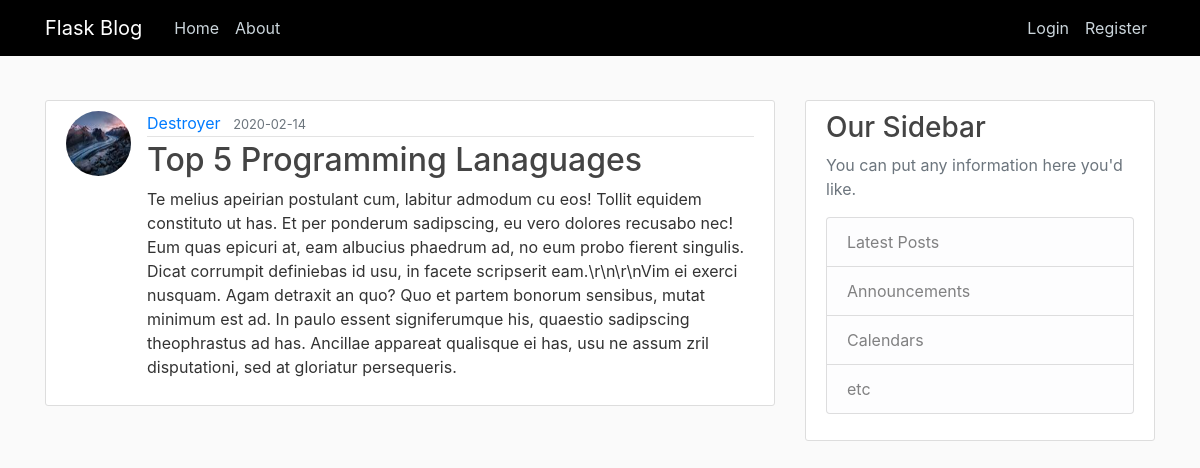
Screenshot of /post/2 with the database file from the repository.
### flaskblog/models.py (models this page shows, shortened)
class User(db.Model, UserMixin):
    id = db.Column(db.Integer, primary_key=True)
    username = db.Column(db.String(20), unique=True, nullable=False)
    email = db.Column(db.String(120), unique=True, nullable=False)
    image_file = db.Column(db.String(20), nullable=False, default='default.jpg')
    password = db.Column(db.String(60), nullable=False)
    posts = db.relationship('Post', backref='author', lazy=True)

class Post(db.Model):
    id = db.Column(db.Integer, primary_key=True)
    title = db.Column(db.String(100), nullable=False)
    date_posted = db.Column(db.DateTime, nullable=False, default=datetime.utcnow)
    content = db.Column(db.Text, nullable=False)
    user_id = db.Column(db.Integer, db.ForeignKey('user.id'), nullable=False)

### flaskblog/routes.py (the view)
@app.route("/post/<int:post_id>", methods=["GET"])
def post(post_id):
    post = Post.query.get_or_404(post_id)
    return render_template("post.html", title="Post-title", post=post)

### flaskblog/templates/post.html (shortened to what this page needs)
{% extends "layout.html" %}
{% block content %}
  <article class="media content-section">
     <img class="rounded-circle article-img" src="{{ url_for('static',filename='profile_pics/'+post.author.image_file) }}">
     <div class="media-body">
    <div class="article-metadata">
       <a class="mr-2" href="{{url_for('user_posts',username=post.author.username)}}">{{post.author.username }}</a>
       <small class="text-muted">{{post.date_posted.strftime('%Y-%m-%d') }}</small>
    </div>
     <h2 class="article-title">{{post.title }}</h2>
     <p class="article-content">{{post.content }}</p>
     </div>
  </article>
{% endblock content %}

### flaskblog/static/main.css (style rules this page uses)
body { background: #fafafa; color: #333333; margin-top: 5rem; }
h1, h2, h3, h4, h5, h6 { color: #444444; }
.content-section { background: #ffffff; padding: 10px 20px; border: 1px solid #dddddd; border-radius: 3px; margin-bottom: 20px; }
.article-title { color: #444444; }
.article-content { white-space: pre-line; }
.article-img { height: 65px; width: 65px; margin-right: 16px; }
.article-metadata { padding-bottom: 1px; margin-bottom: 4px; border-bottom: 1px solid #e3e3e3 }

### rows the page displays
User: image_file (picture), author.username "Destroyer"
Post: date_posted "2020-02-14", title "Top 5 Programming Lanaguages", content "Te melius apeirian postulant cum, labitur admodum cu eos! Tollit equidem constituto ut has. Et per ponderum sadipscing, eu vero dolores recusabo nec! Eum quas epicuri at, eam albucius phaedrum ad, no eum probo fierent singulis. Dicat corrumpit definiebas id usu, in facete scripserit eam.\\r\\n\\r\\nVim ei exerci nusquam. Agam detraxit an quo? Quo et partem bonorum sensibus, mutat minimum est ad. In paulo essent signiferumque his, quaestio sadipscing theophrastus ad has. Ancillae appareat qualisque ei has, usu ne assum zril disputationi, sed at gloriatur persequeris."
